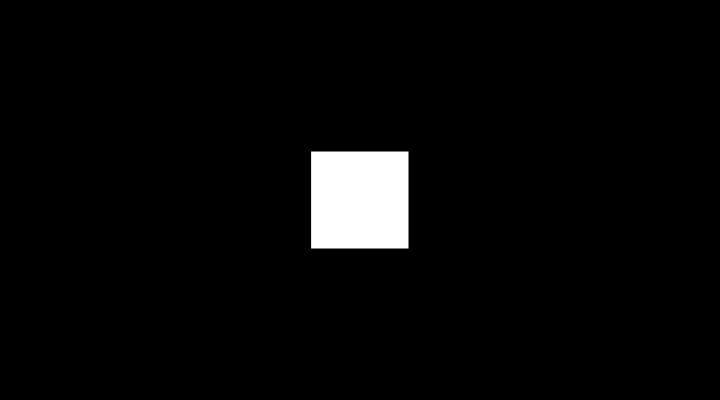
Frame 1 (no input)
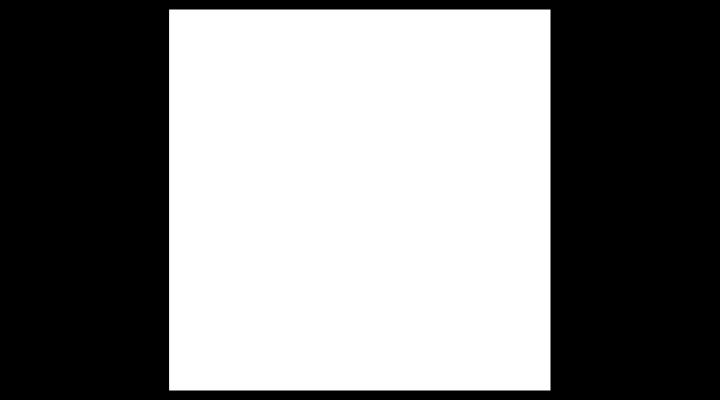
Frame 60 (no input)
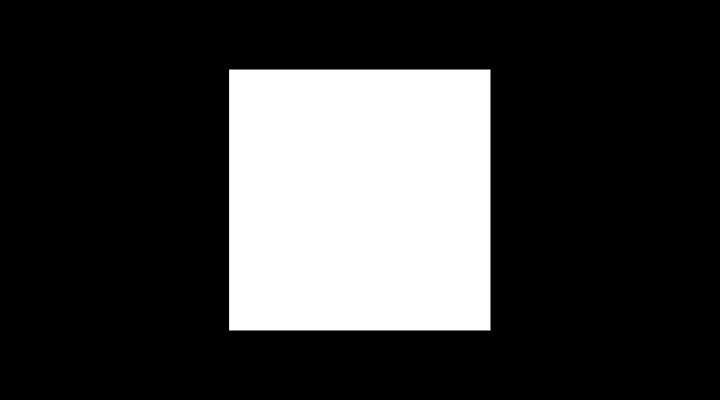
Frame 120 (the mouse pressed at the canvas centre since frame 60)

The p5.js sketch that drew these frames (run headless with seeded random() and noise() and a simulated clock; from frame 60 on, the mouse is pressed at the canvas centre):

// p5.js sketch
// ── sketch.js
var length = 100; // define a 'state' variable letting us know how big of a square to draw

// The statements in the setup() function execute a single time when the program begins
function setup() {
  createCanvas(720, 400) // createCanvas must be the first statement
  // noStroke() // turn off strokes (we don't want our shapes to be outlined)
  rectMode(CENTER) // the rect() command will draw from the center rather than the corner
  frameRate(60) // update the screen (by calling draw()) 60 times per second
}

// The statements in draw() are executed until the program is stopped.
// Each statement is executed in sequence until the function 'exits'.
// A fraction of a second later the function will start again, running from first line to last.
function draw() {
  // Set the background to black (and clear the screen in the process)
  background(0, 255)

  // decrement the current length value
  length = length - 2
  if (length < 0) {
    length = height
  }

  // set the fill color to white
  fill(255)

  // draw a square in the center of screen, using the 'length' variable to set its dimensions.
  // ('width' & 'height' are automatic variables based on our createCanvas args)
  rect(width/2, height/2, length, length);
}
